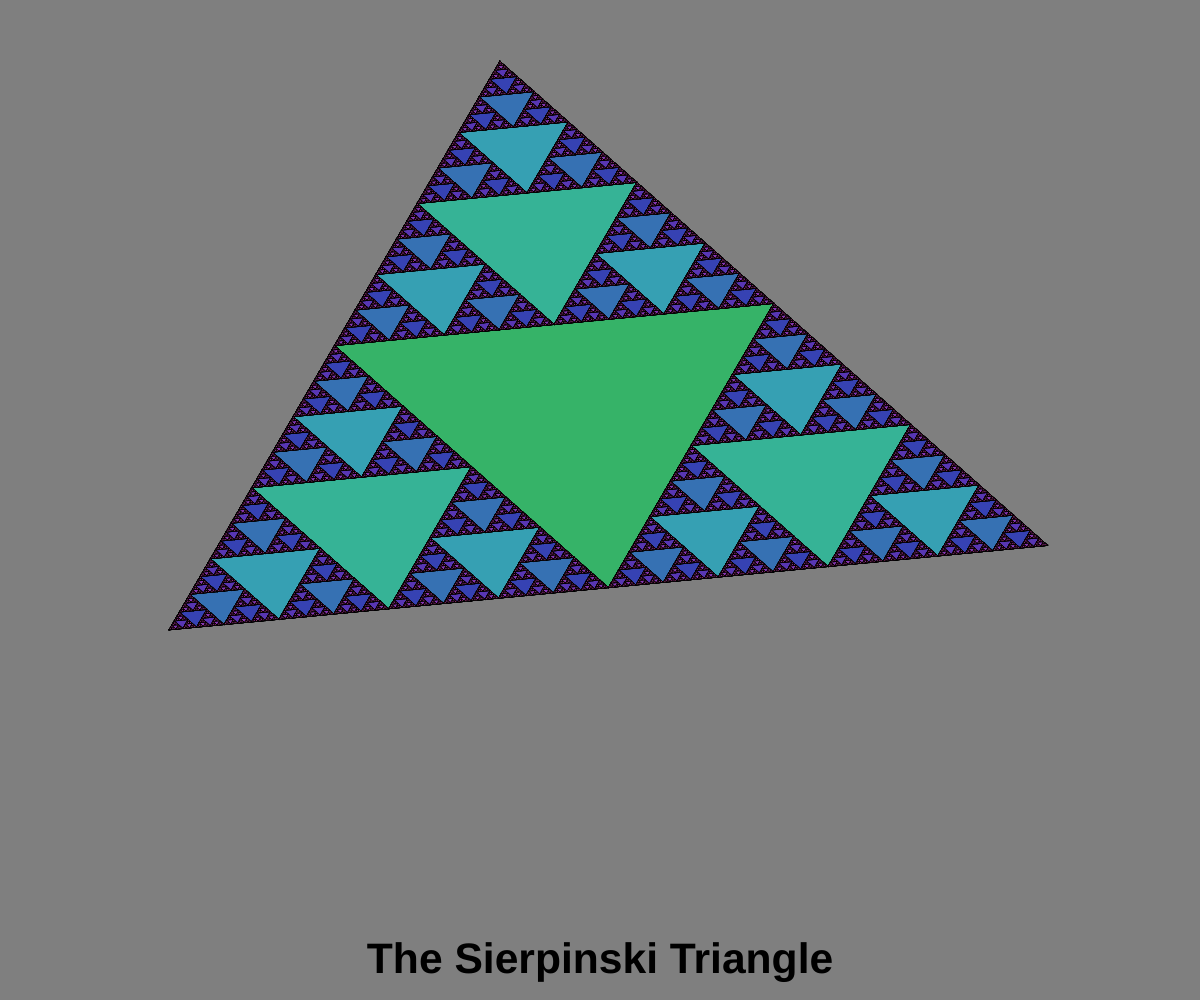
Frame 1 (no input)
Frame 2 (the mouse pressed at the canvas centre, redrawn once): identical to frame 1, image omitted

The p5.js sketch that drew this single still picture (run headless with seeded random() and noise() and a simulated clock; the mouse was pressed at the canvas centre and the sketch redrawn once):

// p5.js sketch
// ── sketch.js
let a, b, c;
let f, g, h;
let triangle, radius;
let lowerBound, upperBound;

function setup() {
  createCanvas(innerWidth, innerHeight)
  noLoop()

  radius = min(width, height) * 0.45

  f = random(0, TWO_PI)
  g = random(f + TWO_PI / 4, f + PI)
  h = random(g + TWO_PI / 4, g + PI)
  
  a = new Point(radius * cos(f), radius * sin(f))
  b = new Point(radius * cos(g), radius * sin(g))
  c = new Point(radius * cos(h), radius * sin(h))

  triangle = new Triangle(a, b, c)

  lowerBound = 0
  upperBound = 8
}

function draw() {
  background(127)
  translate(width * 0.5, height * 0.5)
  
  push()
  let colorLimit = 100
  colorMode(HSB, colorLimit)

  for (let n = lowerBound; n <= upperBound; n++) {
    let hue = map(n, lowerBound, upperBound, colorLimit * 0.4, colorLimit * 0.9)
    fill(hue, colorLimit * 0.7, colorLimit * 0.7)
    sierpinski(triangle, n)
  }
  pop()

  push()
  fill('black')
  textStyle(BOLD)
  textSize(map(radius, 0, 1000, 12, 80))
  textAlign(CENTER)
  text("The Sierpinski Triangle", 0, radius * 1.05)
  pop()
}

class Point {
  constructor(x, y) {
    this.x = x
    this.y = y
  }

  midPoint(that) {
    let x = (this.x + that.x) / 2,
        y = (this.y + that.y) / 2;
    return new Point(x, y)
  }

  drawLineTo(that) {
    line(this.x, this.y, that.x, that.y)
  }
}

class Triangle {
  constructor(a, b, c) {
    this.a = a
    this.b = b
    this.c = c
  } 

  draw() {
    this.a.drawLineTo(this.b)
    this.b.drawLineTo(this.c)
    this.c.drawLineTo(this.a)
  }

  fill() {
    beginShape()
    vertex(this.a.x, this.a.y)
    vertex(this.b.x, this.b.y)
    vertex(this.c.x, this.c.y)
    endShape(CLOSE)
  }
}

function sierpinski(triangle, limit) {
  if (limit == 0) {
    triangle.fill()
  } else {

    let top = new Triangle(
      triangle.a,
      triangle.a.midPoint(triangle.c),
      triangle.a.midPoint(triangle.b)
    )
    let bottom_right = new Triangle(
      triangle.b,
      triangle.b.midPoint(triangle.a),
      triangle.b.midPoint(triangle.c)
    )
    let bottom_left = new Triangle(
      triangle.c,
      triangle.c.midPoint(triangle.a),
      triangle.c.midPoint(triangle.b)
    )
    
    sierpinski(top, limit - 1)
    sierpinski(bottom_right, limit - 1)
    sierpinski(bottom_left, limit - 1)
  }
}
